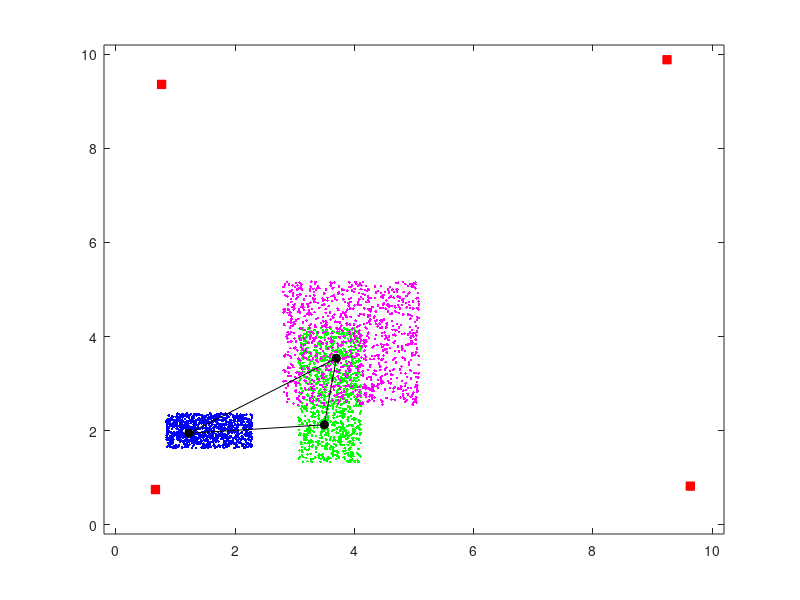
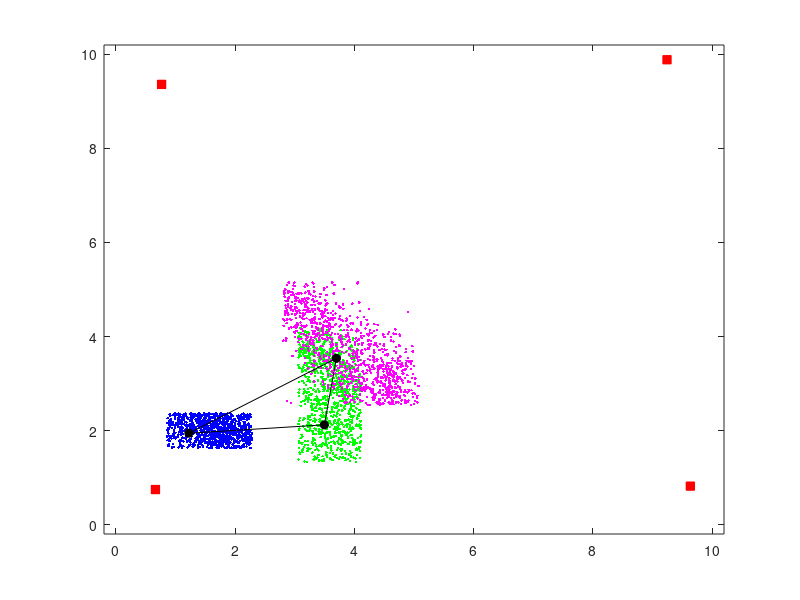

The MATLAB source for these figures, in order:
%%%%%%%%%%%%%%%%%%%%%%%%%%%%%%%%%%%%%%%%%%%%%%%%%%%
% Example 3.1: Draw 6D particles from 3-node clique
%%%%%%%%%%%%%%%%%%%%%%%%%%%%%%%%%%%%%%%%%%%%%%%%%%%
% Simple example with 4 anchors and one clique (3 unknowns)
clear
Np=1000; % number of particles
sigma=0.1; % standard deviation of the measured distance (Gaussian noise)
area=[0 10]; % deployment area [min max] x [min max]

% True positions of 4 anchors (semi-random: near edges)
x(1)=rand(1,1)+j*rand(1,1);
x(2)=(rand(1,1)+max(area)-1)+j*(rand(1,1)+max(area)-1);
x(3)=rand(1,1)+j*(rand(1,1)+max(area)-1);
x(4)=(rand(1,1)+max(area)-1)+j*rand(1,1);

% True positions of unknowns (random)
for k=5:7
    x(k)=(max(area)-min(area))*(rand(1,1)+j*rand(1,1));
end
% Uncomment following line if you want determinsitic placement:
%x(5)=1+j*1; x(6)=8+j*3; x(7)=6+j*9;

% Measured distance (true+noise):
% (fully connected network)
for m=1:7
    for n=5:7 % we don't need anchor-anchor distances       
        dist_true(m,n)=abs(x(m)-x(n)); % true distance
        dist(m,n)=dist_true(m,n)+3*sigma; % upper bound of the measured distance (in 99.7% cases)
    end
end

% Bounds of the boxes (min-max method):
for n=5:7
    x_min(n)=max(real(x(1:4))-dist(1:4,n)')+j*max(imag(x(1:4))-dist(1:4,n)');
    x_max(n)=min(real(x(1:4))+dist(1:4,n)')+j*min(imag(x(1:4))+dist(1:4,n)');
    % Don't let out of deployment area:
    if real(x_min(n))<min(area) x_min(n)=min(area)+j*imag(x_min(n)); end
    if imag(x_min(n))<min(area) x_min(n)=real(x_min(n))+j*min(area); end
    if real(x_max(n))>max(area) x_max(n)=max(area)+j*imag(x_max(n)); end
    if imag(x_max(n))>max(area) x_max(n)=real(x_max(n))+j*max(area); end
    % Draw particles uniformly within the box:
    particles_naive(:,n)=(real(x_max(n)-x_min(n))*rand(Np,1)+real(x_min(n)))...
        +j*(imag(x_max(n)-x_min(n))*rand(Np,1)+imag(x_min(n)));    
end

% Draw particles within the box and accept if satisfy distance restriction:
for p=1:Np % for each particle
    sim_max=1; 
    while (sim_max<100) % check max. 50 times
        % Draw candidate for the particle from each node:
        particles(p,5)=(real(x_max(5)-x_min(5))*rand(1,1)+real(x_min(5)))...
            +j*(imag(x_max(5)-x_min(5))*rand(1,1)+imag(x_min(5)));
        particles(p,6)=(real(x_max(6)-x_min(6))*rand(1,1)+real(x_min(6)))...
            +j*(imag(x_max(6)-x_min(6))*rand(1,1)+imag(x_min(6))); 
        particles(p,7)=(real(x_max(7)-x_min(7))*rand(1,1)+real(x_min(7)))...
            +j*(imag(x_max(7)-x_min(7))*rand(1,1)+imag(x_min(7)));
        % Distance must be mean (in our case, true) plus/minus 3*sigma:
        if not(abs(abs(particles(p,5)-particles(p,6))-dist_true(5,6))<3*sigma) ...
        	|| not(abs(abs(particles(p,5)-particles(p,7))-dist_true(5,7))<3*sigma)...
        	|| not(abs(abs(particles(p,6)-particles(p,7))-dist_true(6,7))<3*sigma)
         	  sim_max=sim_max+1; 
        else break; % accept particle
        end
    end
end


% Plot:
% Clique particles (naive):
figure, 
plot(particles_naive(:,5),'.g'); hold % plot particles of node 5
plot(particles_naive(:,6),'.m'); % plot particles of node 6
plot(particles_naive(:,7),'.b'); % plot particles of node 7
plot(real(x(1:4)),imag(x(1:4)),'sr','MarkerFaceColor','r'); % plot anchors
plot(real(x(5:7)),imag(x(5:7)),'ok','MarkerFaceColor','k'); % plot unknowns
plot([real(x(5)) real(x(6))],[imag(x(5)) imag(x(6))],'-k') % plot line
plot([real(x(5)) real(x(7))],[imag(x(5)) imag(x(7))],'-k') % plot line
plot([real(x(6)) real(x(7))],[imag(x(6)) imag(x(7))],'-k') % plot line
axis([min(area)-0.2 max(area)+0.2 min(area)-0.2 max(area)+0.2]); hold off
% Clique particles (improved):
figure, 
plot(particles(:,5),'.g'); hold % plot particles of node 5
plot(particles(:,6),'.m'); % plot particles of node 6
plot(particles(:,7),'.b'); % plot particles of node 7
plot(real(x(1:4)),imag(x(1:4)),'sr','MarkerFaceColor','r'); % plot anchors
plot(real(x(5:7)),imag(x(5:7)),'ok','MarkerFaceColor','k'); % plot unknowns
plot([real(x(5)) real(x(6))],[imag(x(5)) imag(x(6))],'-k') % plot line
plot([real(x(5)) real(x(7))],[imag(x(5)) imag(x(7))],'-k') % plot line
plot([real(x(6)) real(x(7))],[imag(x(6)) imag(x(7))],'-k') % plot line
axis([min(area)-0.2 max(area)+0.2 min(area)-0.2 max(area)+0.2]); hold off

